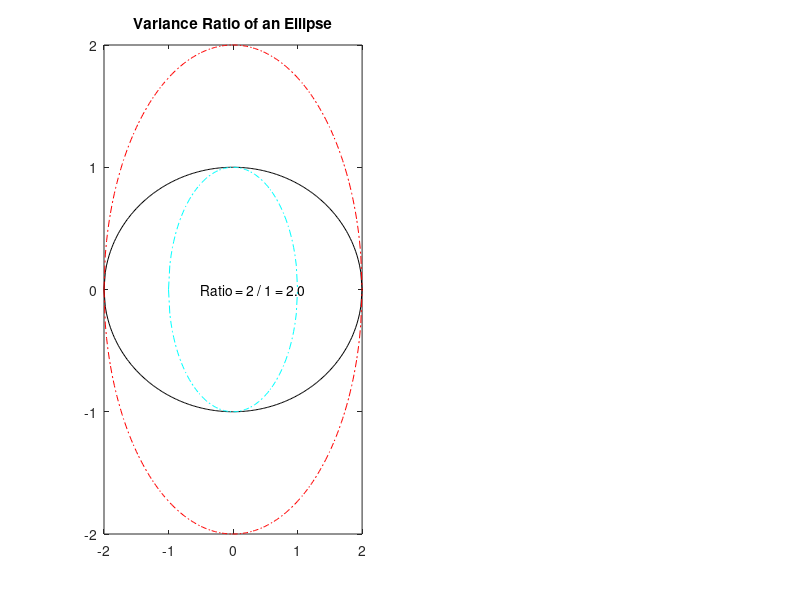

Write the MATLAB code that produced this figure. (Note: this script raises an error after producing the figure.)
% Ellipse: x^2 / 4 + y^2 / 1 = 1
ellipseX = linspace(-2, 2, 200);
ellipseY1 = sqrt(1 - ellipseX.^2 / 4);
ellipseY2 = - sqrt(1 - ellipseX.^2 / 4);

% Inner Circle: x^2 + y^2 = 1
innerX = linspace(-1, 1, 100);
innerY1 = sqrt(1 - innerX.^2);
innerY2 = - sqrt(1 - innerX.^2);

% Outer Circle: x^2 + y^2 = 2
outerX = linspace(-2, 2, 200);
outerY1 = sqrt(4 - outerX.^2);
outerY2 = - sqrt(4 - outerX.^2);

subplot(1, 2, 1);
plot(ellipseX, ellipseY1, '-k', ellipseX, ellipseY2, '-k', innerX, innerY1, '-.c', innerX, innerY2, '-.c', outerX, outerY1, '-.r', outerX, outerY2, '-.r'),title('Variance Ratio of an Ellipse');
text(-.5, 0, 'Ratio = 2 / 1 = 2.0');

% Actual data
file = load('PhantomMeasurements');
rawdata = file.PhantomMeasurements;

rawX = rawdata(:, 1);
rawY = rawdata(:, 2);

c = center(rawX, rawY);
distances = sort(sqrt((rawX - c(1)).^2 + (rawY - c(2)).^2));

[dataX, dataY] = part2_bhat(linspace(0, 2 * pi, 500));

maxR = distances(length(distances));
minR = distances(1);

% Inner Circle: x^2 + y^2 = 1
innerDataX = linspace(-minR, minR, 200);
innerDataY1 = sqrt(minR^2 - (innerDataX).^2) + c(2);
innerDataY2 = - sqrt(minR^2 - innerDataX.^2) + c(2);
innerDataX = innerDataX + c(1);

% Outer Circle: x^2 + y^2 = 2
outerDataX = linspace(-maxR, maxR, 200);
outerDataY1 = sqrt(maxR^2 - outerDataX.^2) + c(2);
outerDataY2 = - sqrt(maxR^2 - outerDataX.^2) + c(2);
outerDataX = outerDataX + c(1);

subplot(1, 2, 2);
plot(dataX, dataY, '-k', innerDataX, innerDataY1, '-.c', innerDataX, innerDataY2, '-.c', outerDataX, outerDataY1, '-.r', outerDataX, outerDataY2, '-.r'),title('Variance Ratio of R Approximation');
label = sprintf('Ratio = %.3f / %.3f = %.3f', maxR, minR, maxR / minR);
text(-0.5, 0, label);
